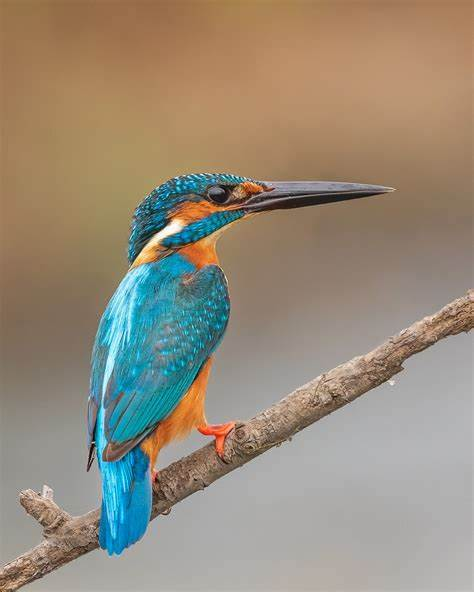
#> input picture Computer_Vision/k1.jpeg, 474 x 592 px
$ jupyter execute demo.ipynb
#> lines starting #> are read from the running program, lines starting #| are printed output that depends on the picture; after the words box and inside, x2 and y2 are one past the last pixel; in counts of white or black regions, pixels touching at a corner belong together
[cell 1]
# Open CV

# Open Source Computer Vision

# Image Analysis

[cell 2]
#image read
import cv2

[cell 3]
img=cv2.imread('k1.jpeg')
#> img is the input picture: shape (592, 474, 3); mean B, G, R 123.2, 140, 151.2
img

[cell 4]
img.shape
#> Out = (592, 474, 3)

[cell 5]
# imshow()
cv2.imshow('Image1',img)
cv2.waitKey(1000)
cv2.destroyAllWindows()

[cell 6]
img2=cv2.imread('k2.jpg')
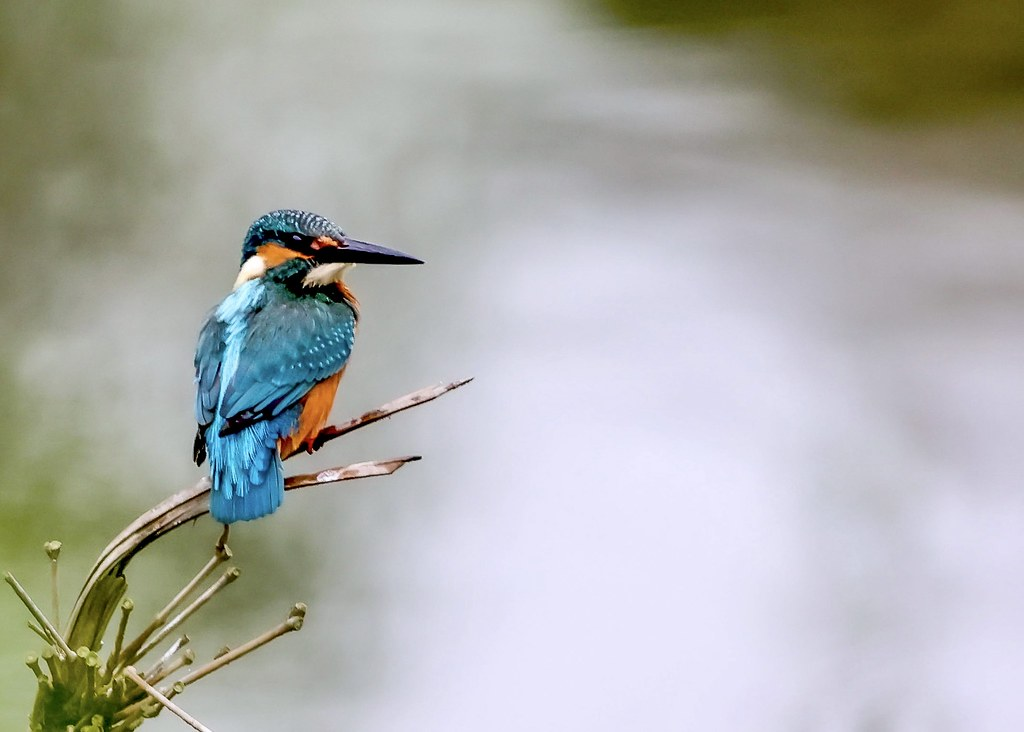
#> input picture Computer_Vision/k2.jpg, 1024 x 732 px
#> img2 is the input picture: shape (732, 1024, 3); mean B, G, R 171.9, 175.6, 174.5
img3=cv2.imread('k3.jpg')
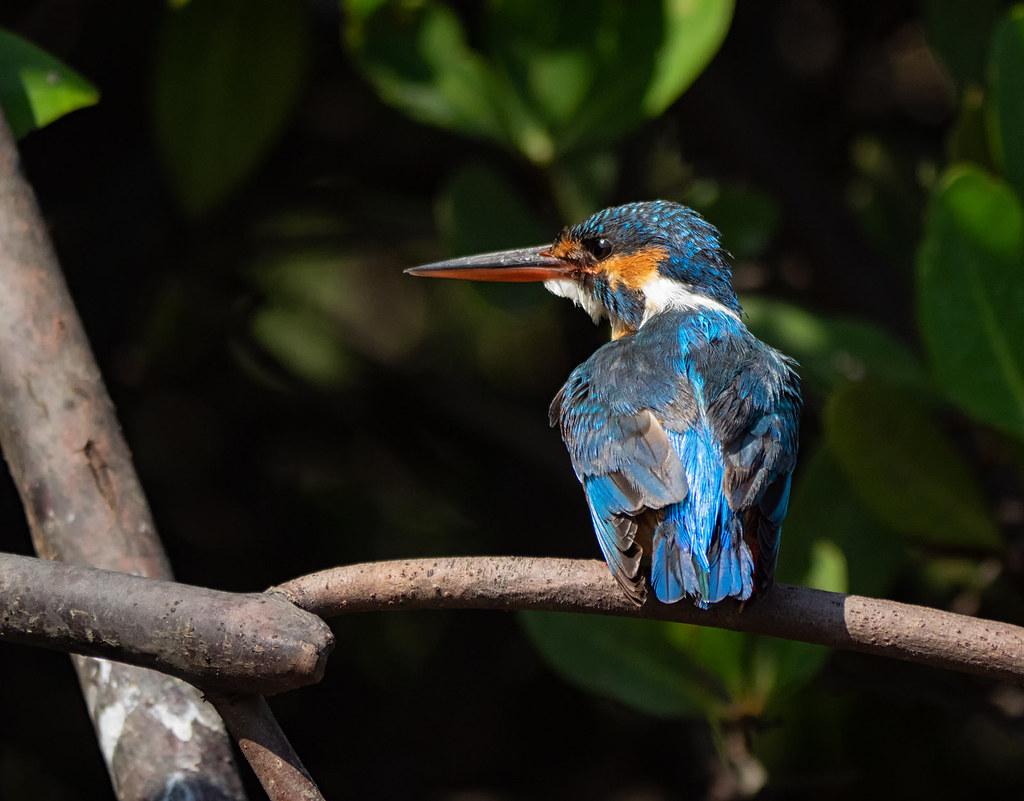
#> input picture Computer_Vision/k3.jpg, 1024 x 801 px
#> img3 is the input picture: shape (801, 1024, 3); mean B, G, R 32.3, 43, 40.8

[cell 7]
print(img2.shape)
#| (732, 1024, 3)
print(img3.shape)
#| (801, 1024, 3)

[cell 8]
cv2.imshow('Image2',img2)
cv2.waitKey(1000)
cv2.destroyAllWindows()

[cell 9]
cv2.imshow('Image3',img3)
cv2.waitKey(1000)
cv2.destroyAllWindows()

[cell 10]
# convert image into greyscale

#imwrite

grey_image1 = cv2.cvtColor(img, cv2.COLOR_BGR2GRAY)
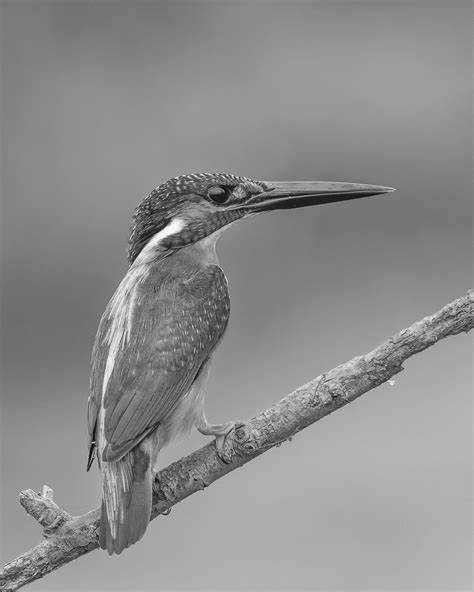
#> grey_image1: shape (592, 474); min 2, max 254, mean 141.5

[cell 11]
grey_image1.shape
#> Out = (592, 474)

[cell 12]
cv2.imshow('Image',grey_image1)
cv2.waitKey(1000)
cv2.destroyAllWindows()

[cell 13]
cv2.imwrite('k1_greyscale.jpg',grey_image1)
#> Out = True

[cell 14]
grey_image2 = cv2.cvtColor(img2, cv2.COLOR_BGR2GRAY)
grey_image3 = cv2.cvtColor(img3, cv2.COLOR_BGR2GRAY)

[cell 15]
cv2.imshow('Image',grey_image2)
cv2.waitKey(1000)
cv2.destroyAllWindows()

[cell 16]
cv2.imshow('Image',grey_image3)
cv2.waitKey(1000)
cv2.destroyAllWindows()

[cell 17]
cv2.imwrite('k2_greyscale.jpg',grey_image2)
cv2.imwrite('k3_greyscale.jpg',grey_image2)
#> Out = True

[cell 18]
# Convert Grey scale img to binary
# threshhold

thresh,bin_img=cv2.threshold(grey_image1,125,255,cv2.THRESH_BINARY)
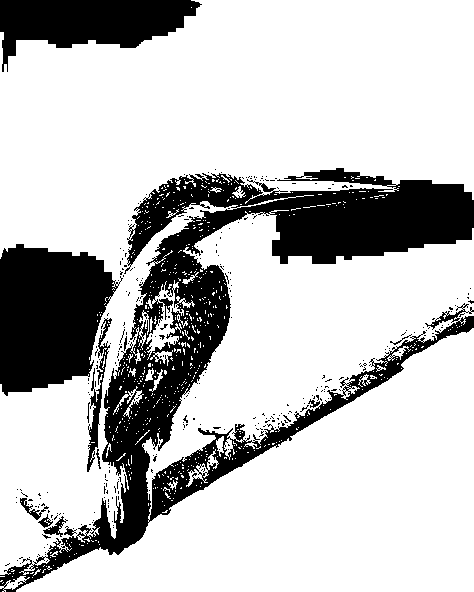
#> bin_img: shape (592, 474); 75.7% white; 314 black regions (302 under 20 px), largest, box (x1, y1, x2, y2) and area: (0, 168, 474, 592) 44110, (0, 244, 123, 396) 13523, (0, 0, 202, 72) 8072
cv2.imshow('Binary img',bin_img)
cv2.waitKey(1000)
cv2.destroyAllWindows()

[cell 19]
print(thresh)

[cell 20]
thresh1,bin_img1=cv2.threshold(grey_image1,125,255,cv2.THRESH_OTSU)
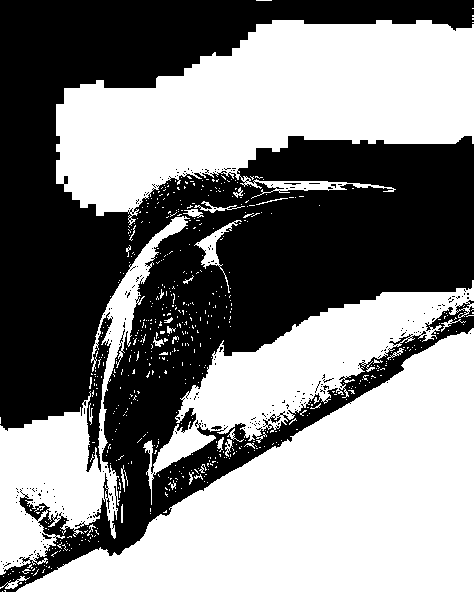
#> bin_img1: shape (592, 474); 52.5% white; 245 black regions (241 under 20 px), largest, box (x1, y1, x2, y2) and area: (0, 0, 474, 592) 132551, (211, 426, 222, 430) 28, (42, 533, 52, 539) 25, (284, 183, 301, 185) 21
#> thresh1 = 140
cv2.imshow('Binary img',bin_img1)
cv2.waitKey(1000)
cv2.destroyAllWindows()

[cell 21]
thresh2,bin_img2=cv2.threshold(grey_image2,125,255,cv2.THRESH_OTSU)
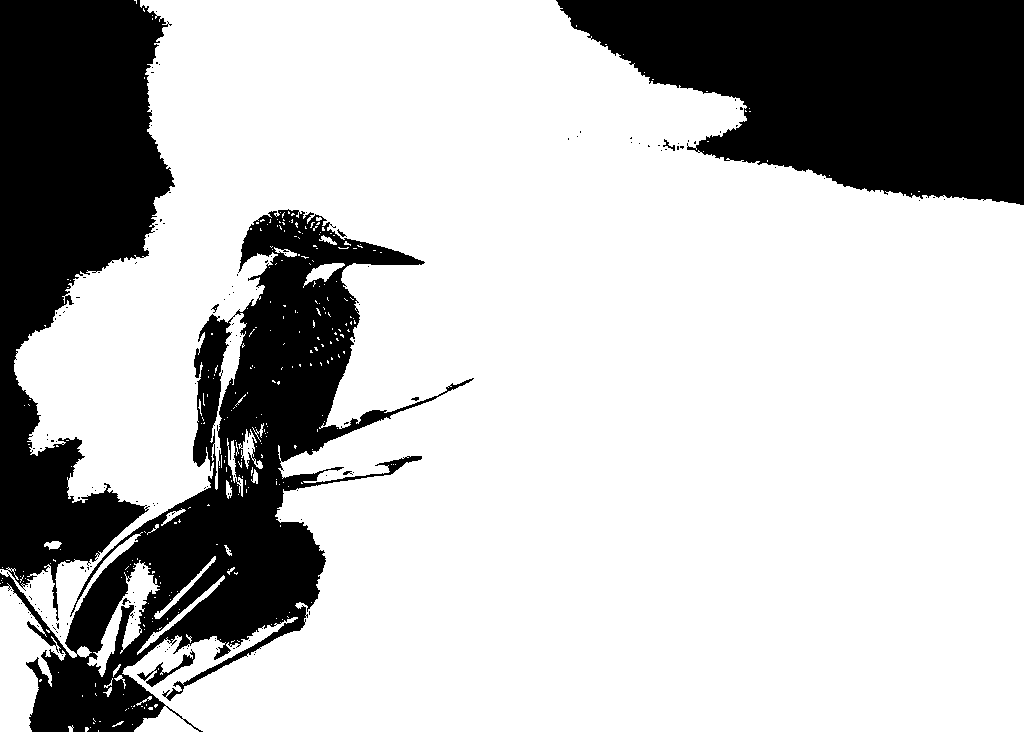
#> bin_img2: shape (732, 1024); 74.1% white; 161 black regions (151 under 20 px), largest, box (x1, y1, x2, y2) and area: (0, 209, 474, 732) 66517, (556, 0, 1024, 205) 66037, (0, 0, 175, 621) 60681
#> thresh2 = 153
thresh3,bin_img3=cv2.threshold(grey_image3,125,255,cv2.THRESH_OTSU)
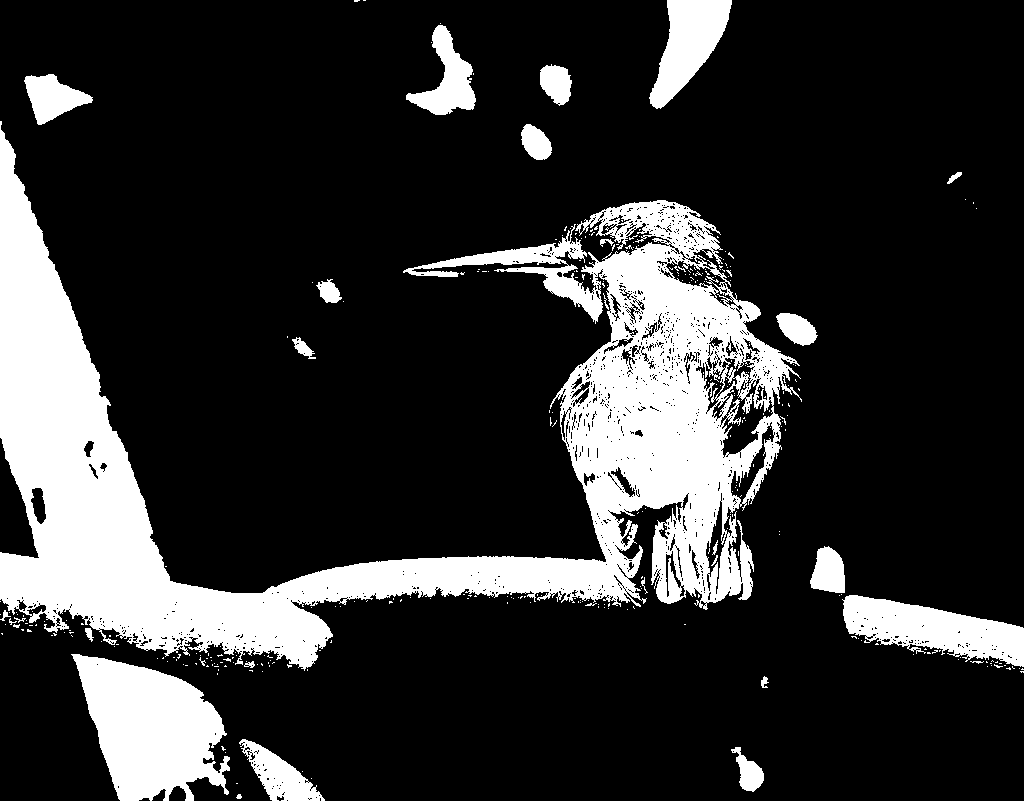
#> bin_img3: shape (801, 1024); 19.5% white; 335 white regions (307 under 20 px), largest, box (x1, y1, x2, y2) and area: (0, 121, 802, 671) 119300, (71, 654, 230, 801) 14740, (842, 595, 1024, 667) 7159
#> thresh3 = 74

[cell 22]
cv2.imshow('Binary img',bin_img2)
cv2.waitKey(1000)
cv2.destroyAllWindows()

[cell 23]
cv2.imshow('Binary img',bin_img3)
cv2.waitKey(1000)
cv2.destroyAllWindows()

[cell 24]
import matplotlib.pyplot as plt
img=cv2.imread('k1.jpeg')
img

[cell 25]
plt.imshow(img)

[cell 26]
#BGR to RGB

conv_img=cv2.cvtColor(img,cv2.COLOR_BGR2RGB)
plt.imshow(conv_img)

[cell 27]
cv2.rectangle(conv_img,pt1=(210,45),pt2=(330,170),color=(255,0,0),thickness=3)
plt.imshow(conv_img)

[cell 28]
# rectangle corrected
cv2.rectangle(conv_img,pt1=(100,150),pt2=(330,250),color=(255,0,0),thickness=3)
plt.imshow(conv_img)

[cell 29]
conv_img1=cv2.cvtColor(img,cv2.COLOR_BGR2RGB)
cv2.rectangle(conv_img1,pt1=(100,150),pt2=(330,250),color=(255,0,0),thickness=3)
#> conv_img1: shape (592, 474, 3); mean R, G, B 152.4, 138.5, 122.1
plt.imshow(conv_img1)

[cell 30]
# circle

plt.imshow(img2)

[cell 31]
conv_img2a=cv2.cvtColor(img2,cv2.COLOR_BGR2RGB)
conv_img2b=cv2.cvtColor(img2,cv2.COLOR_BGR2RGB)
plt.imshow(conv_img2a)

[cell 32]
# circle
# center
# radius
cv2.circle(conv_img2a,center=(300,200),radius=120,color=(0,255,0),thickness=3)
#> conv_img2a: shape (732, 1024, 3); mean R, G, B 173.7, 176, 171.1
plt.imshow(conv_img2a)

[cell 33]
cv2.circle(conv_img2b,center=(275,300),radius=150,color=(255,255,0),thickness=5)
plt.imshow(conv_img2b)

[cell 34]
cv2.circle(conv_img2b,center=(275,300),radius=150,color=(255,255,0),thickness=-1)
plt.imshow(conv_img2b)
#can use negetive values in thickness to hide faces

[cell 35]
img=cv2.imread('k1.jpeg')
conv_img=cv2.cvtColor(img,cv2.COLOR_BGR2RGB)
plt.imshow(conv_img)

[cell 36]
cv2.putText(conv_img,text="BIRD",org=(300,300),fontFace=cv2.FONT_HERSHEY_COMPLEX,fontScale=1,thickness=2,color=(255,0,0))
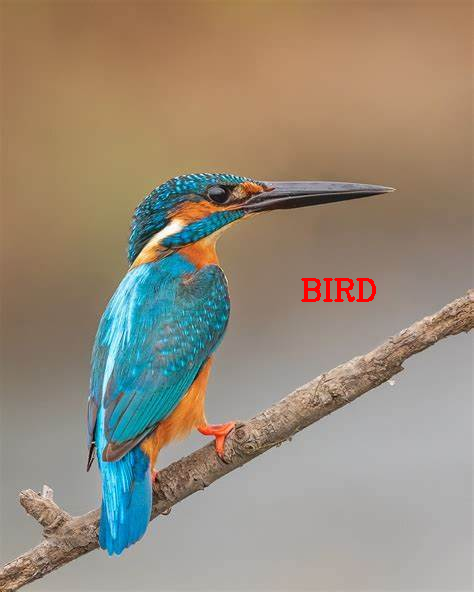
#> conv_img: shape (592, 474, 3); mean R, G, B 151.5, 139.6, 122.8
plt.imshow(conv_img)
